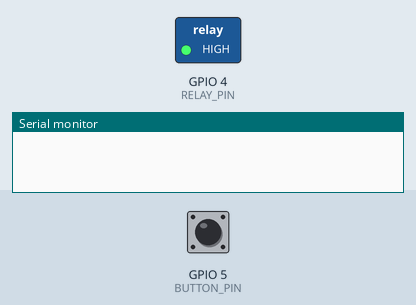
The sketch below on a simulated ESP32. On the bench: switched loads named in the sketch (green lamp = pin HIGH), the last lines printed to the serial monitor. Inputs (shaded band) come from the test bench; at power-on: GPIO 5 (BUTTON_PIN) HIGH.

Above: at 1.2 s.
1.3 s: GPIO 5 (BUTTON_PIN) pulled LOW for 0.15 s
At 1.9 s:
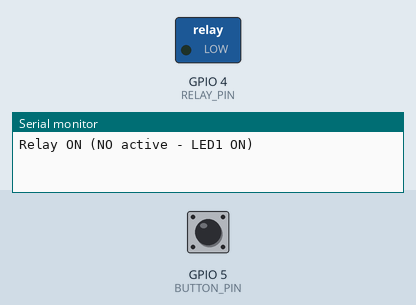
2.9 s: GPIO 5 (BUTTON_PIN) pulled LOW for 1 s
At 4.3 s:
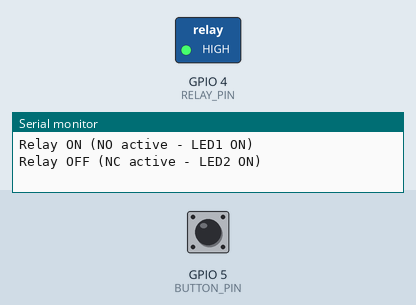
5.4 s: GPIO 5 (BUTTON_PIN) pulled LOW for 3.2 s
At 6.2 s:
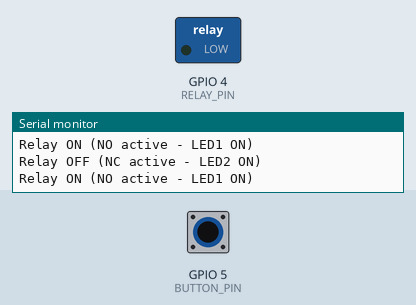
Timing chart, 0 to 8.4 s (numbered marks = the images above; inputs shaded):
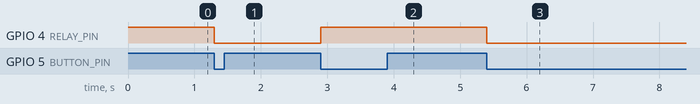

The sketch:

relay-with-button-2-loads-TEST.ino
```cpp
#define RELAY_PIN 4   // GPIO connected to relay
#define BUTTON_PIN 5  // GPIO connected to button

bool relayState = false;  // Tracks relay state
bool lastButtonState = HIGH;  // Stores last button state

void setup() {
  pinMode(RELAY_PIN, OUTPUT);
  digitalWrite(RELAY_PIN, HIGH);  // Relay OFF initially (NC active - LED2 ON)

  pinMode(BUTTON_PIN, INPUT_PULLUP);  // Internal pull-up for button
  Serial.begin(115200);
}

void loop() {
  bool buttonState = digitalRead(BUTTON_PIN);

  // Detect button press (transition from HIGH to LOW)
  if (buttonState == LOW && lastButtonState == HIGH) {
    relayState = !relayState;  // Toggle relay state
    digitalWrite(RELAY_PIN, relayState ? LOW : HIGH);  // Activate relay

    Serial.println(relayState ? "Relay ON (NO active - LED1 ON)" : "Relay OFF (NC active - LED2 ON)");
    delay(300);  // Debounce delay
  }

  lastButtonState = buttonState;  // Store last button state
}
```

Measured:
- after the input at 1.3 s, GPIO 4 (RELAY_PIN): HIGH → LOW at once
- after the input at 2.9 s, GPIO 4 (RELAY_PIN): LOW → HIGH at once
- after the input at 5.4 s, GPIO 4 (RELAY_PIN): HIGH → LOW at once
